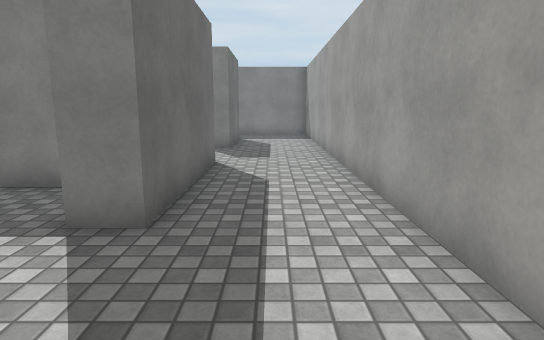
view 1 (above)

13 first-person views from a walk through a Unity game level. The camera is 1.4 m above the floor, tilts 10° down and sees 75° across. The floor is counted in squares, 1 m on a side. Each view is taken from the middle of a square. On the plan, view 1 faces up. The plan holds only what a view shows up to about 15 squares ahead; the rest is blank. The place goes on beyond the plan. The player character is not drawn. Surface patterns are stand-ins for the level's own textures.

view 2
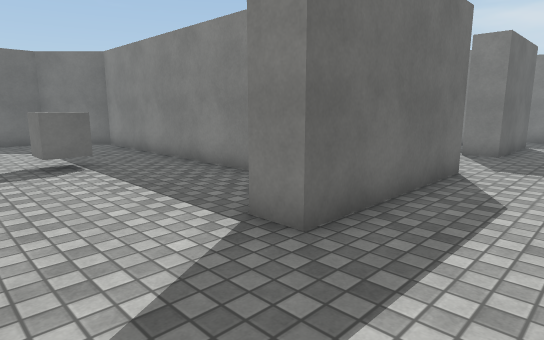

view 3
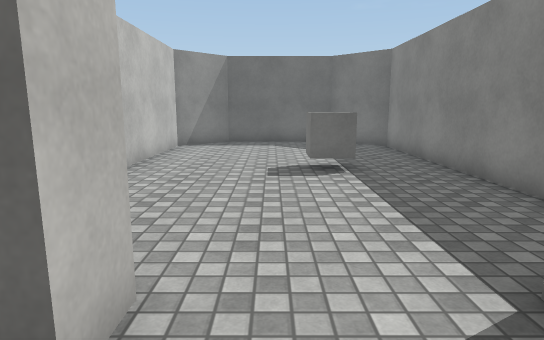

view 4
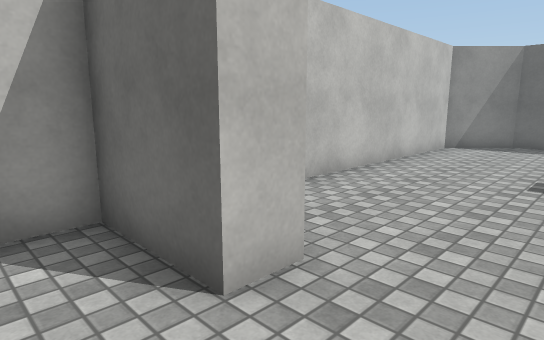

view 5
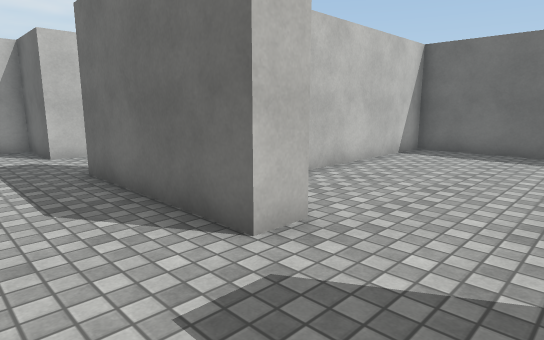

view 6
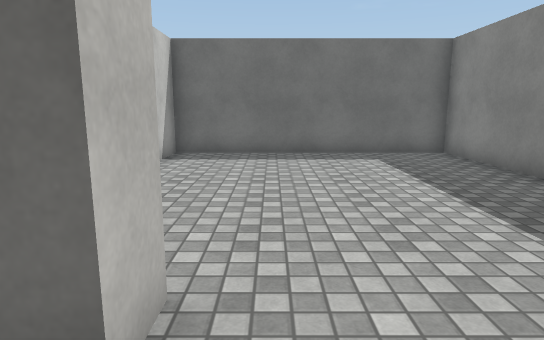

view 7
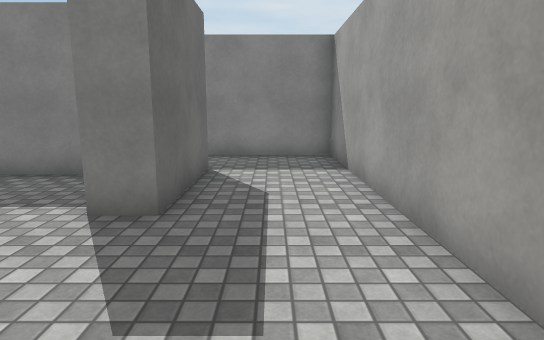

view 8
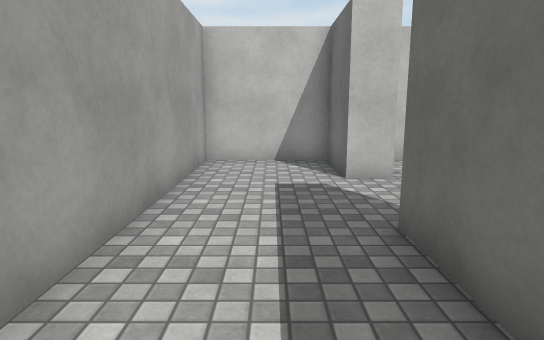

view 9
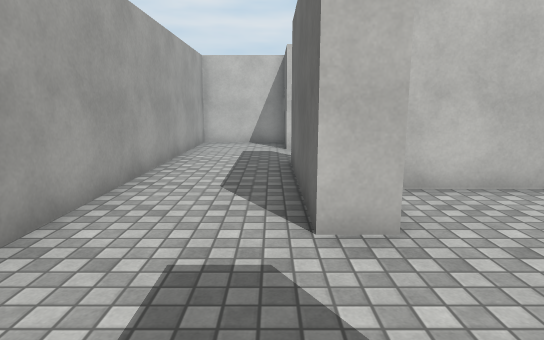

view 10
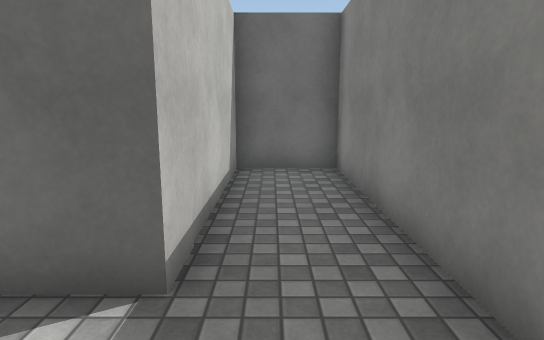

view 11
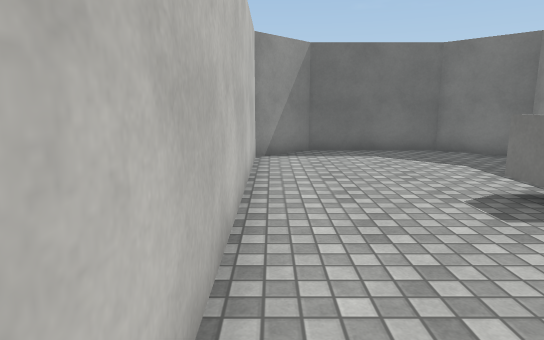

view 12
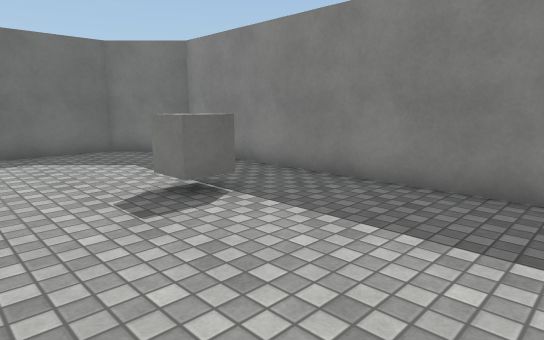

view 13
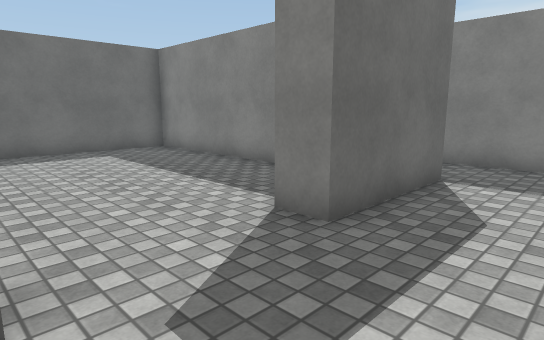

### Floor plan
Points are (right, up) in squares from view 1. A wall is a line through its corners. A room is listed if a view was taken in it or the views show most of it. See-through windows are left out.
Room 1 (views 1, 2, 3, 4, 5, 6, 7, 8, 9, 10, 11, 12, 13)
walls: (-3.6, 6.2) (-12.9, 6.2) (-14.7, 4.4) (-14.7, 0.2) (-13, -1.5) (-3.2, -1.5); (-2.5, 9.2) (-1.5, 9.2) (-1.5, 4) (-2.5, 4); (-2.5, 1) (-1.5, 1) (-1.5, -1.5) (1.8, -1.5) (1.8, 18.5) (-7.1, 18.5) (-7.1, 16.2) (-1.5, 16.2) (-1.5, 12.5) (-2.5, 12.5); (-3.2, 15.4) (-11, 15.4) (-11, 7) (-3.2, 7)
objects: other object (-9, 3) to (-8, 4)

Where each view was taken, in squares from view 1:
view 1: 0 up, 0 right, facing up
view 2: 1 up, 1 right, facing up-left
view 3: 2 up, 0 right, facing left
view 4: 3 up, 0 right, facing down-left
view 5: 12 up, 1 right, facing down-left
view 6: 10 up, 0 right, facing left
view 7: 8 up, 0 right, facing up
view 8: 8 up, 0 right, facing down
view 9: 13 up, 1 left, facing down
view 10: 17 up, 1 right, facing left
view 11: 1 down, 3 left, facing left
view 12: 0 up, 3 left, facing up-left
view 13: 9 up, 1 right, facing up-left
